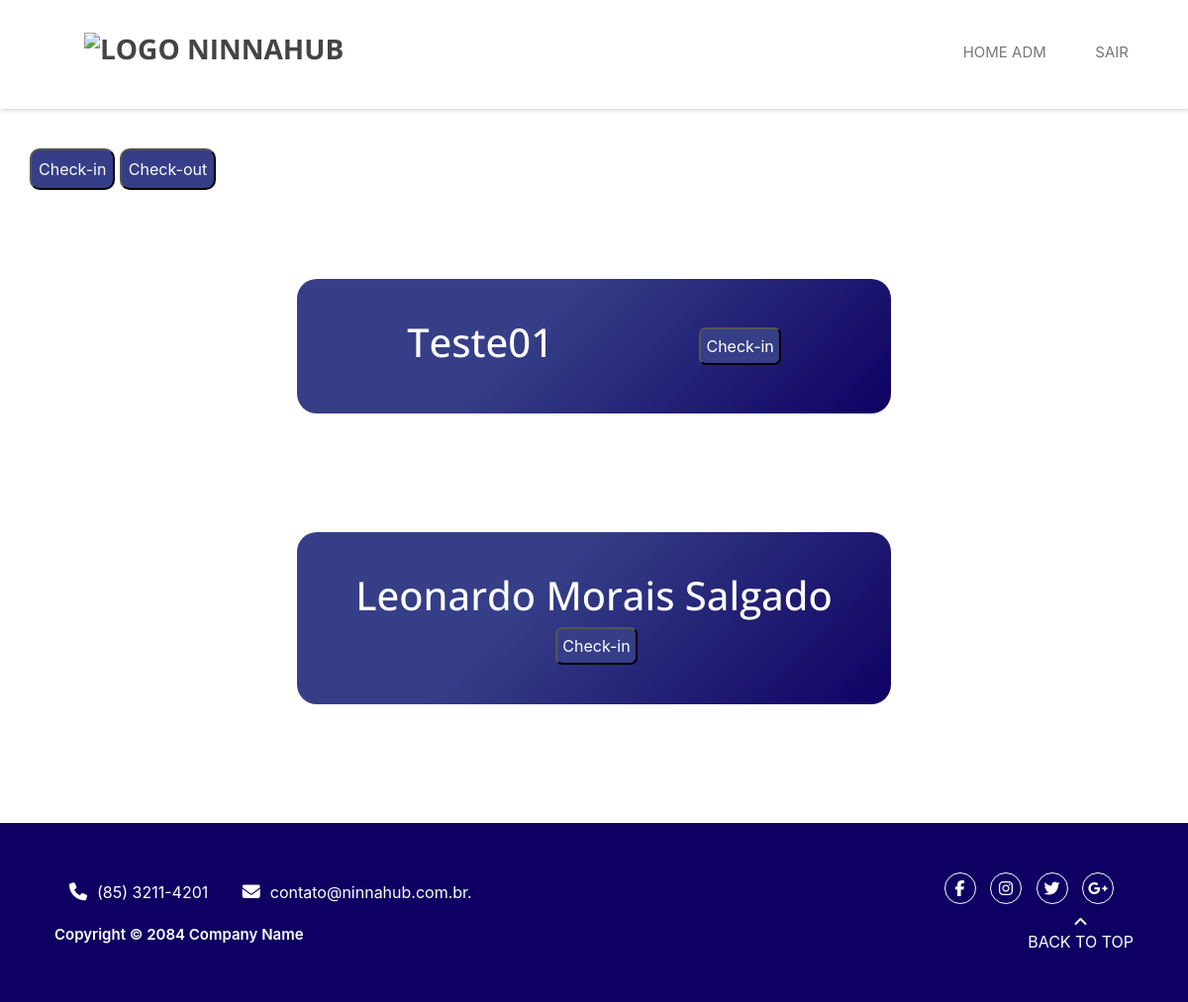
Before: /adm/check_in/ (signed in) with the older database file.
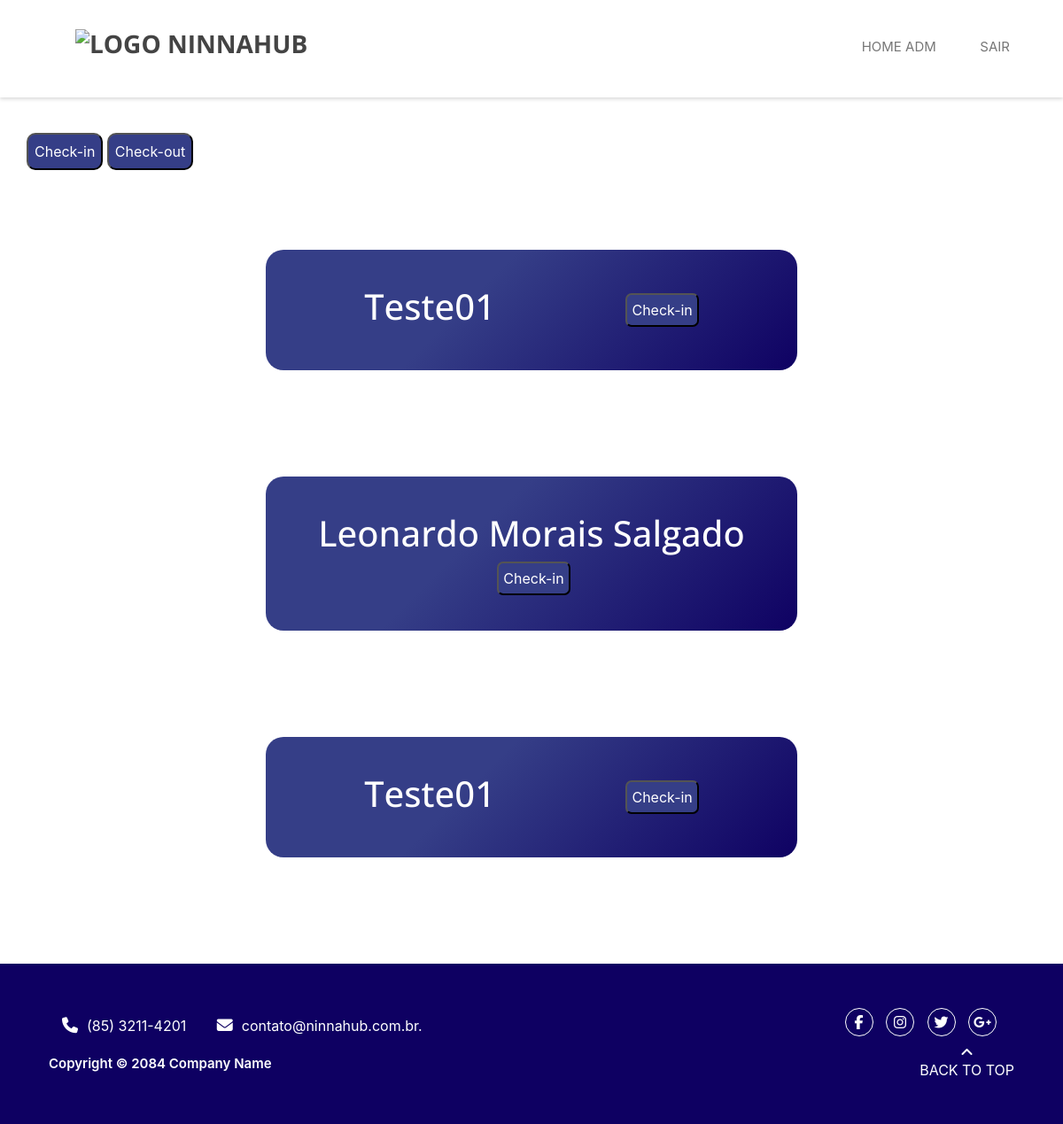
After: the same page with the newer database file.
### reserva/models.py (models this page shows, shortened)
class Confirmacao(models.Model):
    token = models.CharField(max_length=64)
    registro = models.ForeignKey(Registro, on_delete=models.DO_NOTHING)
    ativo = models.BooleanField(default=False)
    check_in = models.BooleanField(default=False)
    check_out = models.BooleanField(default=False)
    horario_checkin = models.TimeField(null=True, blank=True)
    horario_checkout = models.TimeField(null=True, blank=True)
    qtd_participantes = models.IntegerField(default=0)
    def __str__(self):
        return self.registro.agente

class Registro(models.Model):
    MANTENEDOR_CHOICES = (
        ('Mantenedor', 'Mantenedor'),
        ('Residente Startup', 'Residente Startup'),
        ('Time Operacional', 'Time Operacional'),
    )
    EVENTO_CHOICES = (
        ('Espaço01', 'Espaço01'),
        ('Espaço02', 'Espaço02'),
        ('Espaço03', 'Espaço03'),
    )
    agente = models.CharField(max_length=30)
    mantenedor = models.CharField(max_length=30, choices=MANTENEDOR_CHOICES)
    empresa = models.CharField(max_length=30)
    email = models.EmailField(max_length=254)
    telefone = models.CharField(max_length=30)
    cpf = CPFField('cpf')
    cnpj = CNPJField('CNPJ')
    nome_evento = models.CharField(max_length=300)
    descricao = models.TextField(max_length=1000)
    lista_participantes = models.FileField(upload_to='lista_participantes/%Y/%m/%d/', blank=True)
    espacos = models.CharField(max_length=30, choices=EVENTO_CHOICES, default='Espaço01')
    data_reserva = models.DateField()
    hora_inicio = models.TimeField()
    hora_fim = models.TimeField()
    confirmacao_email = models.BooleanField(default=False)

### administrador/views.py (the view)
# urls.py: path('check_in/', views.check_in, name='check_in'),
@login_required(login_url='/adm/login')
def check_in(request):
    conteudo = {"casos": Confirmacao.objects.filter(check_in=False).all(),
    }
    return render(request, 'check_in.html',conteudo)

### administrador/templates/check_in.html (shortened to what this page needs)
{% extends 'base.html' %}
{% load static %}
{% block 'body' %}
{% include 'partials/_navbar-adm.html' %}
    <div class="botoes-check">
      <a href="{%url 'check_in'%}"><button class="ajeitar-botoes">Check-in</button></a>
      <a href="{%url 'check_out'%}"><button class="ajeitar-botoes">Check-out</button></a>
    </div>
  {% if user.is_authenticated %}
      {% for caso in casos %}
          <div class="parte-branca">
            <h1>{{caso}}</h1>
              {% if caso.check_in == False%}
                <form action="{%url 'realizar_check_in' caso.id %}" method="POST" name="form" >
                  <button type="submit" class="botao-form">Check-in</button>
                </form>
              {%endif%}
          </div>
      {% endfor %}
  {%endif%}
    {% include 'partials/_footer.html' %}
{% endblock %}

Changed rows visible on the page:
added Confirmacao: registro.agente "Teste01"
